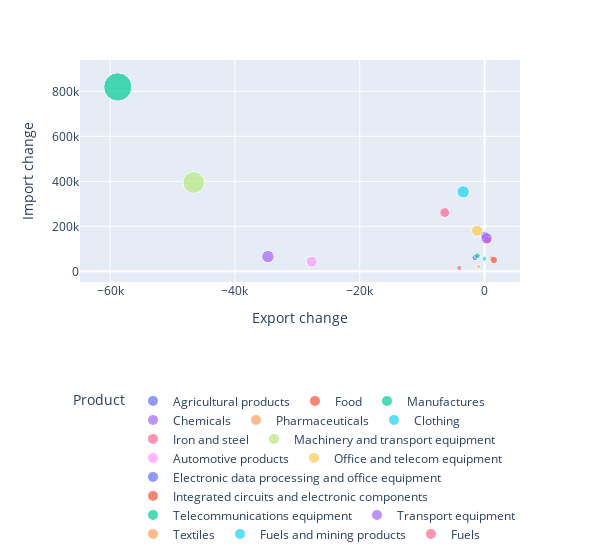

Notebook cell for this chart:
### Code cell
fig = px.scatter(product_new, x="Export change", y="Import change",
	         size="Volume ave", color="Product")
fig.update_traces(textposition='top center')
fig.update_layout(
    width=600)
fig.update_layout(legend=dict(
    orientation="h",
    yanchor="bottom",
    y=-1.2,
    xanchor="right",
    x=1
))

fig.show()

### Figure 1 — Plotly figure (JSON) as saved in the notebook; plotly's stock layout.template omitted (floating-point values rounded to 4 significant figures)
{"data": [{"hovertemplate": "Product=Agricultural products<br>Export change=%{x}<br>Import change=%{y}<br>Volume ave=%{marker.size}<extra></extra>", "legendgroup": "Agricultural products", "marker": {"color": "#636efa", "size": [44249], "sizemode": "area", "sizeref": 1184.0, "symbol": "circle"}, "mode": "markers", "name": "Agricultural products", "orientation": "v", "showlegend": true, "textposition": "top center", "type": "scatter", "x": [22], "xaxis": "x", "y": [159501], "yaxis": "y"}, {"hovertemplate": "Product=Food<br>Export change=%{x}<br>Import change=%{y}<br>Volume ave=%{marker.size}<extra></extra>", "legendgroup": "Food", "marker": {"color": "#EF553B", "size": [37460.0], "sizemode": "area", "sizeref": 1184.0, "symbol": "circle"}, "mode": "markers", "name": "Food", "orientation": "v", "showlegend": true, "textposition": "top center", "type": "scatter", "x": [491], "xaxis": "x", "y": [138058], "yaxis": "y"}, {"hovertemplate": "Product=Manufactures<br>Export change=%{x}<br>Import change=%{y}<br>Volume ave=%{marker.size}<extra></extra>", "legendgroup": "Manufactures", "marker": {"color": "#00cc96", "size": [473700.0], "sizemode": "area", "sizeref": 1184.0, "symbol": "circle"}, "mode": "markers", "name": "Manufactures", "orientation": "v", "showlegend": true, "textposition": "top center", "type": "scatter", "x": [-58773], "xaxis": "x", "y": [819580], "yaxis": "y"}, {"hovertemplate": "Product=Chemicals<br>Export change=%{x}<br>Import change=%{y}<br>Volume ave=%{marker.size}<extra></extra>", "legendgroup": "Chemicals", "marker": {"color": "#ab63fa", "size": [75790.0], "sizemode": "area", "sizeref": 1184.0, "symbol": "circle"}, "mode": "markers", "name": "Chemicals", "orientation": "v", "showlegend": true, "textposition": "top center", "type": "scatter", "x": [334], "xaxis": "x", "y": [147093], "yaxis": "y"}, {"hovertemplate": "Product=Pharmaceuticals<br>Export change=%{x}<br>Import change=%{y}<br>Volume ave=%{marker.size}<extra></extra>", "legendgroup": "Pharmaceuticals", "marker": {"color": "#FFA15A", "size": [18598], "sizemode": "area", "sizeref": 1184.0, "symbol": "circle"}, "mode": "markers", "name": "Pharmaceuticals", "orientation": "v", "showlegend": true, "textposition": "top center", "type": "scatter", "x": [1117], "xaxis": "x", "y": [57517], "yaxis": "y"}, {"hovertemplate": "Product=Clothing<br>Export change=%{x}<br>Import change=%{y}<br>Volume ave=%{marker.size}<extra></extra>", "legendgroup": "Clothing", "marker": {"color": "#19d3f3", "size": [13480.0], "sizemode": "area", "sizeref": 1184.0, "symbol": "circle"}, "mode": "markers", "name": "Clothing", "orientation": "v", "showlegend": true, "textposition": "top center", "type": "scatter", "x": [-16], "xaxis": "x", "y": [56026], "yaxis": "y"}, {"hovertemplate": "Product=Iron and steel<br>Export change=%{x}<br>Import change=%{y}<br>Volume ave=%{marker.size}<extra></extra>", "legendgroup": "Iron and steel", "marker": {"color": "#FF6692", "size": [15370], "sizemode": "area", "sizeref": 1184.0, "symbol": "circle"}, "mode": "markers", "name": "Iron and steel", "orientation": "v", "showlegend": true, "textposition": "top center", "type": "scatter", "x": [-4067], "xaxis": "x", "y": [15308], "yaxis": "y"}, {"hovertemplate": "Product=Machinery and transport equipment<br>Export change=%{x}<br>Import change=%{y}<br>Volume ave=%{marker.size}<extra></extra>", "legendgroup": "Machinery and transport equipment", "marker": {"color": "#B6E880", "size": [277400.0], "sizemode": "area", "sizeref": 1184.0, "symbol": "circle"}, "mode": "markers", "name": "Machinery and transport equipment", "orientation": "v", "showlegend": true, "textposition": "top center", "type": "scatter", "x": [-46602], "xaxis": "x", "y": [394812], "yaxis": "y"}, {"hovertemplate": "Product=Automotive products<br>Export change=%{x}<br>Import change=%{y}<br>Volume ave=%{marker.size}<extra></extra>", "legendgroup": "Automotive products", "marker": {"color": "#FF97FF", "size": [71860], "sizemode": "area", "sizeref": 1184.0, "symbol": "circle"}, "mode": "markers", "name": "Automotive products", "orientation": "v", "showlegend": true, "textposition": "top center", "type": "scatter", "x": [-27702], "xaxis": "x", "y": [42527], "yaxis": "y"}, {"hovertemplate": "Product=Office and telecom equipment<br>Export change=%{x}<br>Import change=%{y}<br>Volume ave=%{marker.size}<extra></extra>", "legendgroup": "Office and telecom equipment", "marker": {"color": "#FECB52", "size": [75765], "sizemode": "area", "sizeref": 1184.0, "symbol": "circle"}, "mode": "markers", "name": "Office and telecom equipment", "orientation": "v", "showlegend": true, "textposition": "top center", "type": "scatter", "x": [-1174], "xaxis": "x", "y": [180286], "yaxis": "y"}, {"hovertemplate": "Product=Electronic data processing and office equipment<br>Export change=%{x}<br>Import change=%{y}<br>Volume ave=%{marker.size}<extra></extra>", "legendgroup": "Electronic data processing and office equipment", "marker": {"color": "#636efa", "size": [22620.0], "sizemode": "area", "sizeref": 1184.0, "symbol": "circle"}, "mode": "markers", "name": "Electronic data processing and office equipment", "orientation": "v", "showlegend": true, "textposition": "top center", "type": "scatter", "x": [-1523], "xaxis": "x", "y": [61121], "yaxis": "y"}, {"hovertemplate": "Product=Integrated circuits and electronic components<br>Export change=%{x}<br>Import change=%{y}<br>Volume ave=%{marker.size}<extra></extra>", "legendgroup": "Integrated circuits and electronic components", "marker": {"color": "#EF553B", "size": [32790.0], "sizemode": "area", "sizeref": 1184.0, "symbol": "circle"}, "mode": "markers", "name": "Integrated circuits and electronic components", "orientation": "v", "showlegend": true, "textposition": "top center", "type": "scatter", "x": [1494], "xaxis": "x", "y": [49984], "yaxis": "y"}, {"hovertemplate": "Product=Telecommunications equipment<br>Export change=%{x}<br>Import change=%{y}<br>Volume ave=%{marker.size}<extra></extra>", "legendgroup": "Telecommunications equipment", "marker": {"color": "#00cc96", "size": [20360.0], "sizemode": "area", "sizeref": 1184.0, "symbol": "circle"}, "mode": "markers", "name": "Telecommunications equipment", "orientation": "v", "showlegend": true, "textposition": "top center", "type": "scatter", "x": [-1146], "xaxis": "x", "y": [69181], "yaxis": "y"}, {"hovertemplate": "Product=Transport equipment<br>Export change=%{x}<br>Import change=%{y}<br>Volume ave=%{marker.size}<extra></extra>", "legendgroup": "Transport equipment", "marker": {"color": "#ab63fa", "size": [90872], "sizemode": "area", "sizeref": 1184.0, "symbol": "circle"}, "mode": "markers", "name": "Transport equipment", "orientation": "v", "showlegend": true, "textposition": "top center", "type": "scatter", "x": [-34715], "xaxis": "x", "y": [65665], "yaxis": "y"}, {"hovertemplate": "Product=Textiles<br>Export change=%{x}<br>Import change=%{y}<br>Volume ave=%{marker.size}<extra></extra>", "legendgroup": "Textiles", "marker": {"color": "#FFA15A", "size": [8726.0], "sizemode": "area", "sizeref": 1184.0, "symbol": "circle"}, "mode": "markers", "name": "Textiles", "orientation": "v", "showlegend": true, "textposition": "top center", "type": "scatter", "x": [-940], "xaxis": "x", "y": [20636], "yaxis": "y"}, {"hovertemplate": "Product=Fuels and mining products<br>Export change=%{x}<br>Import change=%{y}<br>Volume ave=%{marker.size}<extra></extra>", "legendgroup": "Fuels and mining products", "marker": {"color": "#19d3f3", "size": [89728], "sizemode": "area", "sizeref": 1184.0, "symbol": "circle"}, "mode": "markers", "name": "Fuels and mining products", "orientation": "v", "showlegend": true, "textposition": "top center", "type": "scatter", "x": [-3422], "xaxis": "x", "y": [353394], "yaxis": "y"}, {"hovertemplate": "Product=Fuels<br>Export change=%{x}<br>Import change=%{y}<br>Volume ave=%{marker.size}<extra></extra>", "legendgroup": "Fuels", "marker": {"color": "#FF6692", "size": [56554], "sizemode": "area", "sizeref": 1184.0, "symbol": "circle"}, "mode": "markers", "name": "Fuels", "orientation": "v", "showlegend": true, "textposition": "top center", "type": "scatter", "x": [-6384], "xaxis": "x", "y": [261102], "yaxis": "y"}], "layout": {"legend": {"itemsizing": "constant", "orientation": "h", "title": {"text": "Product"}, "tracegroupgap": 0, "x": 1, "xanchor": "right", "y": -1.2, "yanchor": "bottom"}, "margin": {"t": 60}, "width": 600, "xaxis": {"anchor": "y", "domain": [0, 1], "title": {"text": "Export change"}}, "yaxis": {"anchor": "x", "domain": [0, 1], "title": {"text": "Import change"}}}}
